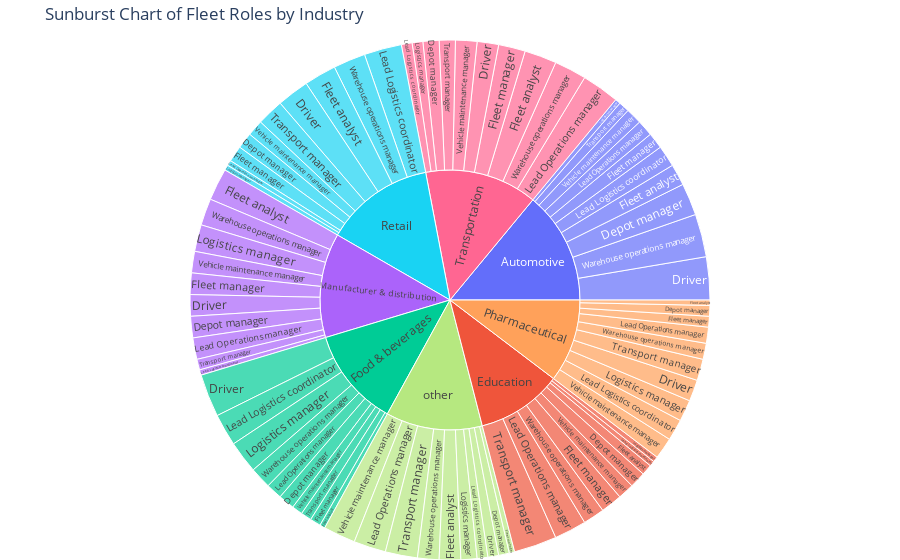

This figure's notebook cell:
### Markdown cell above
Interestingly, in all cases of fleet percentage of electrification, the distribution of driver understanding of range was looking normal (distributed in such a way that there was no skew either way), except for in the case of fleets with 11-25% of electrification, where the majority of drivers were thought to have very high understanding of how the range on their vehicles work. 

Possible follow up research questions could be- what categories of fleets are these (first mile, mid mile, last mile)? An hypothesis here would be that first mile drivers may have a better understanding for their electric vehicles ranges, because the scenario for running out of battery is more dire.

### Code cell
import plotly.express as px

# Columns for industry and roles
industry_col = "Industry"
role_col = "Fleet Role"

# Clean column names if needed
df[industry_col] = df[industry_col].astype(str)
df[role_col] = df[role_col].astype(str)

# Create counts for each Industry-Role pair
sunburst_data = df.groupby([industry_col, role_col]).size().reset_index(name='Count')

# Plot Sunburst
fig = px.sunburst(
    sunburst_data,
    path=[industry_col, role_col],
    values='Count',
    color=industry_col,
    title="Sunburst Chart of Fleet Roles by Industry",
)

fig.update_layout(margin=dict(t=40, l=0, r=0, b=0))
fig.show()

### Figure 1 — Plotly figure (JSON) as saved in the notebook; plotly's stock layout.template omitted (floating-point values rounded to 4 significant figures)
{"data": [{"branchvalues": "total", "customdata": [["Automotive"], ["Automotive"], ["Automotive"], ["Automotive"], ["Automotive"], ["Automotive"], ["Automotive"], ["Automotive"], ["Automotive"], ["Automotive"], ["Automotive"], ["Education"], ["Education"], ["Education"], ["Education"], ["Education"], ["Education"], ["Education"], ["Education"], ["Education"], ["Education"], ["Food & beverages"], ["Food & beverages"], ["Food & beverages"], ["Food & beverages"], ["Food & beverages"], ["Food & beverages"], ["Food & beverages"], ["Food & beverages"], ["Food & beverages"], ["Food & beverages"], ["Food & beverages"], ["Manufacturer & distribution"], ["Manufacturer & distribution"], ["Manufacturer & distribution"], ["Manufacturer & distribution"], ["Manufacturer & distribution"], ["Manufacturer & distribution"], ["Manufacturer & distribution"], ["Manufacturer & distribution"], ["Manufacturer & distribution"], ["Manufacturer & distribution"], ["Manufacturer & distribution"], ["Pharmaceutical"], ["Pharmaceutical"], ["Pharmaceutical"], ["Pharmaceutical"], ["Pharmaceutical"], ["Pharmaceutical"], ["Pharmaceutical"], ["Pharmaceutical"], ["Pharmaceutical"], ["Pharmaceutical"], ["Pharmaceutical"], ["Retail"], ["Retail"], ["Retail"], ["Retail"], ["Retail"], ["Retail"], ["Retail"], ["Retail"], ["Retail"], ["Retail"], ["Retail"], ["Transportation"], ["Transportation"], ["Transportation"], ["Transportation"], ["Transportation"], ["Transportation"], ["Transportation"], ["Transportation"], ["Transportation"], ["Transportation"], ["Transportation"], ["other"], ["other"], ["other"], ["other"], ["other"], ["other"], ["other"], ["other"], ["other"], ["other"], ["other"]], "domain": {"x": [0, 1], "y": [0, 1]}, "hovertemplate": "labels=%{label}<br>Count=%{value}<br>parent=%{parent}<br>id=%{id}<br>Industry=%{customdata[0]}<extra></extra>", "ids": ["Automotive/Depot manager", "Automotive/Driver", "Automotive/Fleet analyst", "Automotive/Fleet manager", "Automotive/Lead Logistics coordinator", "Automotive/Lead Operations manager", "Automotive/Logistics manager", "Automotive/Transport manager", "Automotive/Vehicle maintenance manager", "Automotive/Warehouse operations manager", "Automotive", "Education", "Education/Warehouse operations manager", "Education/Vehicle maintenance manager", "Education/Transport manager", "Education/Fleet manager", "Education/Lead Operations manager", "Education/Lead Logistics coordinator", "Education/Fleet analyst", "Education/Depot manager", "Education/Logistics manager", "Food & beverages/Vehicle maintenance manager", "Food & beverages", "Food & beverages/Warehouse operations manager", "Food & beverages/Transport manager", "Food & beverages/Fleet manager", "Food & beverages/Lead Operations manager", "Food & beverages/Lead Logistics coordinator", "Food & beverages/Depot manager", "Food & beverages/Driver", "Food & beverages/Fleet analyst", "Food & beverages/Logistics manager", "Manufacturer & distribution", "Manufacturer & distribution/Warehouse operations manager", "Manufacturer & distribution/Vehicle maintenance manager", "Manufacturer & distribution/Transport manager", "Manufacturer & distribution/Logistics manager", "Manufacturer & distribution/Lead Logistics coordinator", "Manufacturer & distribution/Fleet manager", "Manufacturer & distribution/Fleet analyst", "Manufacturer & distribution/Driver", "Manufacturer & distribution/Depot manager", "Manufacturer & distribution/Lead Operations manager", "Pharmaceutical", "Pharmaceutical/Warehouse operations manager", "Pharmaceutical/Vehicle maintenance manager", "Pharmaceutical/Lead Logistics coordinator", "Pharmaceutical/Logistics manager", "Pharmaceutical/Fleet manager", "Pharmaceutical/Fleet analyst", "Pharmaceutical/Driver", "Pharmaceutical/Depot manager", "Pharmaceutical/Transport manager", "Pharmaceutical/Lead Operations manager", "Retail/Lead Logistics coordinator", "Retail/Lead Operations manager", "Retail/Logistics manager", "Retail/Vehicle maintenance manager", "Retail/Warehouse operations manager", "Retail", "Retail/Fleet analyst", "Retail/Driver", "Retail/Depot manager", "Retail/Fleet manager", "Retail/Transport manager", "Transportation/Warehouse operations manager", "Transportation", "Transportation/Transport manager", "Transportation/Logistics manager", "Transportation/Depot manager", "Transportation/Driver", "Transportation/Fleet analyst", "Transportation/Fleet manager", "Transportation/Lead Logistics coordinator", "Transportation/Lead Operations manager", "Transportation/Vehicle maintenance manager", "other/Warehouse operations manager", "other/Vehicle maintenance manager", "other/Logistics manager", "other/Lead Operations manager", "other/Lead Logistics coordinator", "other/Fleet manager", "other/Fleet analyst", "other/Driver", "other/Depot manager", "other/Transport manager", "other"], "labels": ["Depot manager", "Driver", "Fleet analyst", "Fleet manager", "Lead Logistics coordinator", "Lead Operations manager", "Logistics manager", "Transport manager", "Vehicle maintenance manager", "Warehouse operations manager", "Automotive", "Education", "Warehouse operations manager", "Vehicle maintenance manager", "Transport manager", "Fleet manager", "Lead Operations manager", "Lead Logistics coordinator", "Fleet analyst", "Depot manager", "Logistics manager", "Vehicle maintenance manager", "Food & beverages", "Warehouse operations manager", "Transport manager", "Fleet manager", "Lead Operations manager", "Lead Logistics coordinator", "Depot manager", "Driver", "Fleet analyst", "Logistics manager", "Manufacturer & distribution", "Warehouse operations manager", "Vehicle maintenance manager", "Transport manager", "Logistics manager", "Lead Logistics coordinator", "Fleet manager", "Fleet analyst", "Driver", "Depot manager", "Lead Operations manager", "Pharmaceutical", "Warehouse operations manager", "Vehicle maintenance manager", "Lead Logistics coordinator", "Logistics manager", "Fleet manager", "Fleet analyst", "Driver", "Depot manager", "Transport manager", "Lead Operations manager", "Lead Logistics coordinator", "Lead Operations manager", "Logistics manager", "Vehicle maintenance manager", "Warehouse operations manager", "Retail", "Fleet analyst", "Driver", "Depot manager", "Fleet manager", "Transport manager", "Warehouse operations manager", "Transportation", "Transport manager", "Logistics manager", "Depot manager", "Driver", "Fleet analyst", "Fleet manager", "Lead Logistics coordinator", "Lead Operations manager", "Vehicle maintenance manager", "Warehouse operations manager", "Vehicle maintenance manager", "Logistics manager", "Lead Operations manager", "Lead Logistics coordinator", "Fleet manager", "Fleet analyst", "Driver", "Depot manager", "Transport manager", "other"], "marker": {"colors": ["#636efa", "#636efa", "#636efa", "#636efa", "#636efa", "#636efa", "#636efa", "#636efa", "#636efa", "#636efa", "#636efa", "#EF553B", "#EF553B", "#EF553B", "#EF553B", "#EF553B", "#EF553B", "#EF553B", "#EF553B", "#EF553B", "#EF553B", "#00cc96", "#00cc96", "#00cc96", "#00cc96", "#00cc96", "#00cc96", "#00cc96", "#00cc96", "#00cc96", "#00cc96", "#00cc96", "#ab63fa", "#ab63fa", "#ab63fa", "#ab63fa", "#ab63fa", "#ab63fa", "#ab63fa", "#ab63fa", "#ab63fa", "#ab63fa", "#ab63fa", "#FFA15A", "#FFA15A", "#FFA15A", "#FFA15A", "#FFA15A", "#FFA15A", "#FFA15A", "#FFA15A", "#FFA15A", "#FFA15A", "#FFA15A", "#19d3f3", "#19d3f3", "#19d3f3", "#19d3f3", "#19d3f3", "#19d3f3", "#19d3f3", "#19d3f3", "#19d3f3", "#19d3f3", "#19d3f3", "#FF6692", "#FF6692", "#FF6692", "#FF6692", "#FF6692", "#FF6692", "#FF6692", "#FF6692", "#FF6692", "#FF6692", "#FF6692", "#B6E880", "#B6E880", "#B6E880", "#B6E880", "#B6E880", "#B6E880", "#B6E880", "#B6E880", "#B6E880", "#B6E880", "#B6E880"]}, "name": "", "parents": ["Automotive", "Automotive", "Automotive", "Automotive", "Automotive", "Automotive", "Automotive", "Automotive", "Automotive", "Automotive", "", "", "Education", "Education", "Education", "Education", "Education", "Education", "Education", "Education", "Education", "Food & beverages", "", "Food & beverages", "Food & beverages", "Food & beverages", "Food & beverages", "Food & beverages", "Food & beverages", "Food & beverages", "Food & beverages", "Food & beverages", "", "Manufacturer & distribution", "Manufacturer & distribution", "Manufacturer & distribution", "Manufacturer & distribution", "Manufacturer & distribution", "Manufacturer & distribution", "Manufacturer & distribution", "Manufacturer & distribution", "Manufacturer & distribution", "Manufacturer & distribution", "", "Pharmaceutical", "Pharmaceutical", "Pharmaceutical", "Pharmaceutical", "Pharmaceutical", "Pharmaceutical", "Pharmaceutical", "Pharmaceutical", "Pharmaceutical", "Pharmaceutical", "Retail", "Retail", "Retail", "Retail", "Retail", "", "Retail", "Retail", "Retail", "Retail", "Retail", "Transportation", "", "Transportation", "Transportation", "Transportation", "Transportation", "Transportation", "Transportation", "Transportation", "Transportation", "Transportation", "other", "other", "other", "other", "other", "other", "other", "other", "other", "other", ""], "type": "sunburst", "values": [6.0, 8.0, 4.0, 3.0, 4.0, 3.0, 1.0, 2.0, 3.0, 8.0, 42.0, 32.0, 4.0, 3.0, 8.0, 4.0, 6.0, 1.0, 2.0, 3.0, 1.0, 2.0, 37.0, 4.0, 2.0, 2.0, 3.0, 6.0, 3.0, 8.0, 1.0, 6.0, 39.0, 5.0, 4.0, 2.0, 5.0, 1.0, 4.0, 6.0, 4.0, 4.0, 4.0, 31.0, 3.0, 4.0, 4.0, 4.0, 2.0, 1.0, 4.0, 2.0, 4.0, 3.0, 7.0, 1.0, 1.0, 3.0, 6.0, 41.0, 6.0, 6.0, 3.0, 3.0, 5.0, 6.0, 42.0, 3.0, 2.0, 3.0, 4.0, 6.0, 5.0, 2.0, 7.0, 4.0, 4.0, 6.0, 3.0, 6.0, 2.0, 1.0, 4.0, 2.0, 2.0, 6.0, 36.0]}], "layout": {"legend": {"tracegroupgap": 0}, "margin": {"b": 0, "l": 0, "r": 0, "t": 40}, "title": {"text": "Sunburst Chart of Fleet Roles by Industry"}}}
